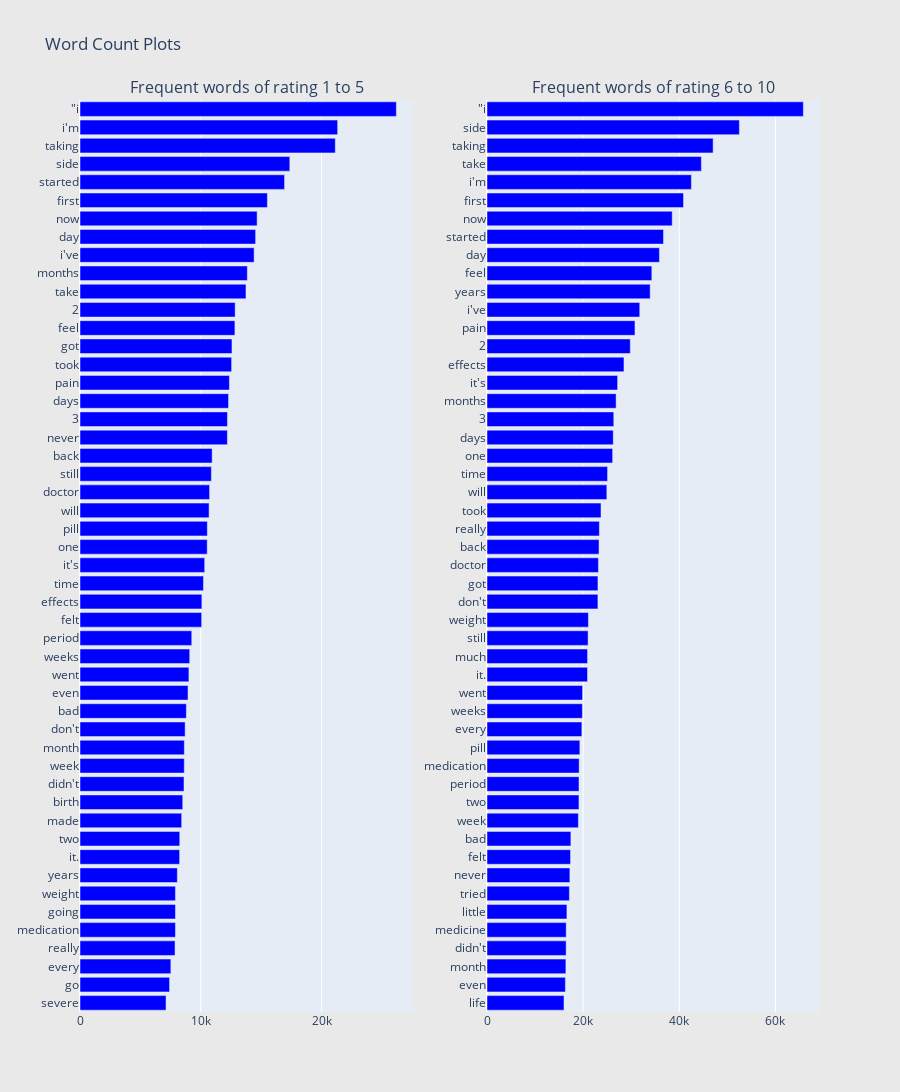

Here is the notebook cell this chart was saved with:
### Markdown cell above
## Uni Gram Model

### Code cell
## Get the bar chart from rating  8 to 10 review ##
freq_dict = defaultdict(int)
for sent in totaldata_ratings_1_5["review"]:
    for word in generate_ngrams(sent):
        freq_dict[word] += 1
fd_sorted = pd.DataFrame(sorted(freq_dict.items(), key=lambda x: x[1])[::-1])
fd_sorted.columns = ["word", "wordcount"]
trace0 = horizontal_bar_chart(fd_sorted.head(50), 'blue')

## Get the bar chart from rating  4 to 7 review ##
freq_dict = defaultdict(int)
for sent in totaldata_ratings_5_10["review"]:
    for word in generate_ngrams(sent):
        freq_dict[word] += 1
fd_sorted = pd.DataFrame(sorted(freq_dict.items(), key=lambda x: x[1])[::-1])
fd_sorted.columns = ["word", "wordcount"]
trace1 = horizontal_bar_chart(fd_sorted.head(50), 'blue')

# Creating two subplots
fig = tools.make_subplots(rows=1, cols=2, vertical_spacing=0.04,
                          subplot_titles=["Frequent words of rating 1 to 5", 
                                          "Frequent words of rating 6 to 10"])
fig.append_trace(trace0, 1, 1)
fig.append_trace(trace1, 1, 2)
fig['layout'].update(height=1200, width=900, paper_bgcolor='rgb(233,233,233)', title="Word Count Plots")
py.iplot(fig, filename='word-plots')

### Figure 1 — Plotly figure (JSON) as saved in the notebook; plotly's stock layout.template omitted (floating-point values rounded to 4 significant figures)
{"data": [{"marker": {"color": "blue"}, "orientation": "h", "showlegend": false, "type": "bar", "x": [7123, 7414, 7522, 7868, 7901, 7902, 7902, 8058, 8246, 8258, 8417, 8505, 8609, 8633, 8637, 8703, 8805, 8943, 9016, 9083, 9251, 10072, 10090, 10221, 10322, 10531, 10541, 10685, 10728, 10877, 10941, 12201, 12207, 12294, 12369, 12551, 12581, 12824, 12845, 13741, 13853, 14413, 14539, 14662, 15515, 16934, 17369, 21134, 21329, 26189], "xaxis": "x", "y": ["severe", "go", "every", "really", "medication", "going", "weight", "years", "it.", "two", "made", "birth", "didn&#039;t", "week", "month", "don&#039;t", "bad", "even", "went", "weeks", "period", "felt", "effects", "time", "it&#039;s", "one", "pill", "will", "doctor", "still", "back", "never", "3", "days", "pain", "took", "got", "feel", "2", "take", "months", "i&#039;ve", "day", "now", "first", "started", "side", "taking", "i&#039;m", "\"i"], "yaxis": "y"}, {"marker": {"color": "blue"}, "orientation": "h", "showlegend": false, "type": "bar", "x": [16018, 16306, 16411, 16463, 16478, 16623, 17138, 17238, 17377, 17448, 19008, 19129, 19140, 19173, 19317, 19735, 19842, 19881, 20906, 20916, 21028, 21096, 23073, 23079, 23182, 23306, 23377, 23714, 24931, 25079, 26137, 26265, 26373, 26858, 27169, 28491, 29804, 30782, 31774, 33943, 34287, 35869, 36715, 38528, 40875, 42518, 44593, 47037, 52499, 65806], "xaxis": "x2", "y": ["life", "even", "month", "didn&#039;t", "medicine", "little", "tried", "never", "felt", "bad", "week", "two", "period", "medication", "pill", "every", "weeks", "went", "it.", "much", "still", "weight", "don&#039;t", "got", "doctor", "back", "really", "took", "will", "time", "one", "days", "3", "months", "it&#039;s", "effects", "2", "pain", "i&#039;ve", "years", "feel", "day", "started", "now", "first", "i&#039;m", "take", "taking", "side", "\"i"], "yaxis": "y2"}], "layout": {"annotations": [{"font": {"size": 16}, "showarrow": false, "text": "Frequent words of rating 1 to 5", "x": 0.225, "xanchor": "center", "xref": "paper", "y": 1, "yanchor": "bottom", "yref": "paper"}, {"font": {"size": 16}, "showarrow": false, "text": "Frequent words of rating 6 to 10", "x": 0.775, "xanchor": "center", "xref": "paper", "y": 1, "yanchor": "bottom", "yref": "paper"}], "height": 1200, "paper_bgcolor": "rgb(233,233,233)", "title": {"text": "Word Count Plots"}, "width": 900, "xaxis": {"anchor": "y", "domain": [0, 0.45]}, "xaxis2": {"anchor": "y2", "domain": [0.55, 1]}, "yaxis": {"anchor": "x", "domain": [0, 1]}, "yaxis2": {"anchor": "x2", "domain": [0, 1]}}}
